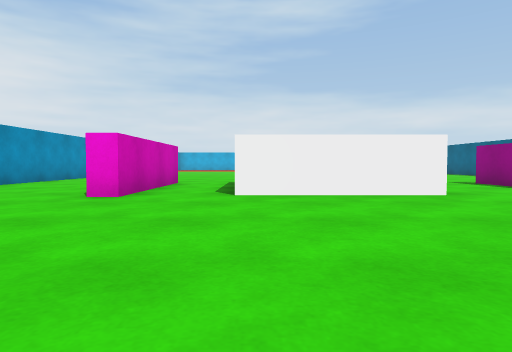
view 1 (above)

20 first-person views from a walk through a scene from a Unity 3-D project. The camera is 0.51 m above the floor, tilts 2° down and sees 75° across. The floor is counted in squares, 1 m on a side. Each view is taken from the middle of a square. On the plan, view 1 faces up. The plan holds only what a view shows up to about 9 squares ahead; the rest is blank. The place goes on beyond the plan. The player character is not drawn. Surface patterns are stand-ins for the level's own textures.

view 2
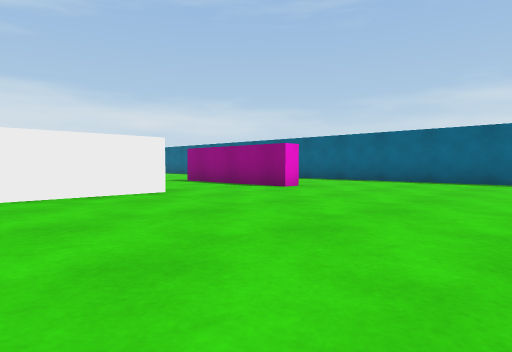

view 3
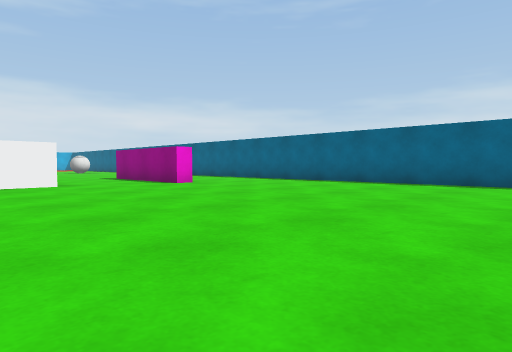

view 4
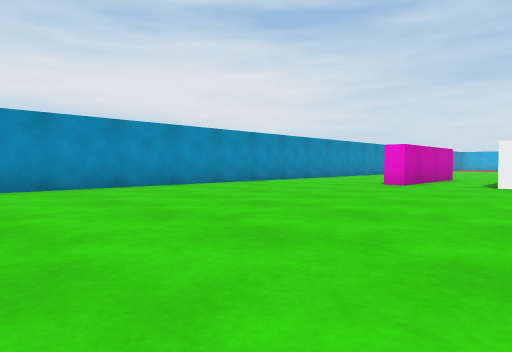

view 5
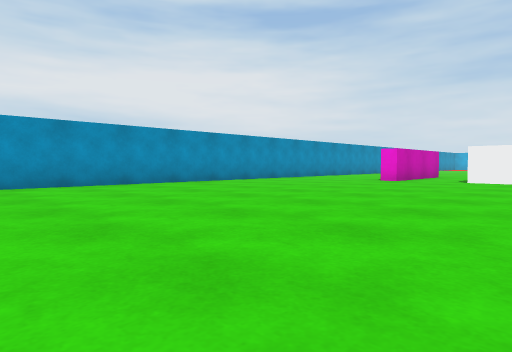

view 6
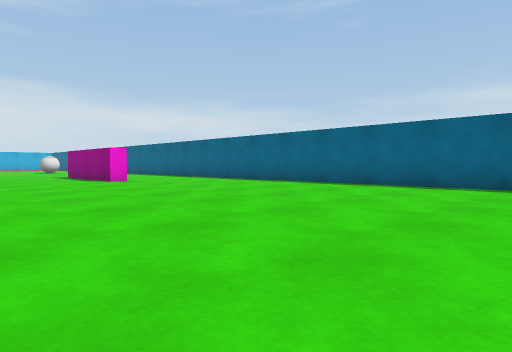

view 7
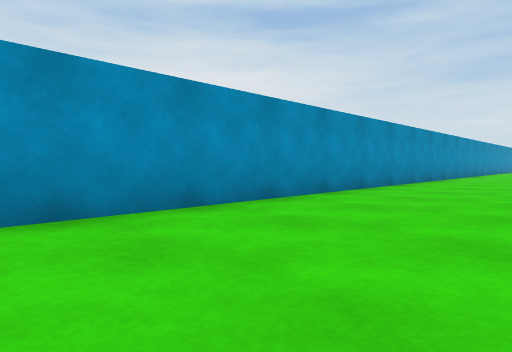

view 8
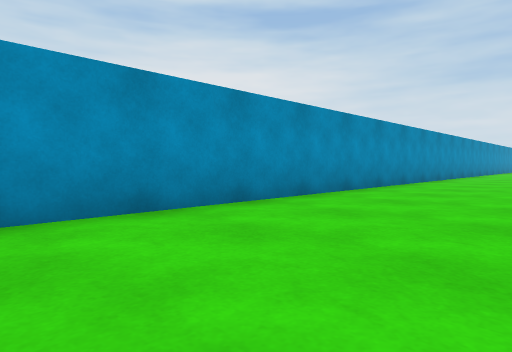

view 9
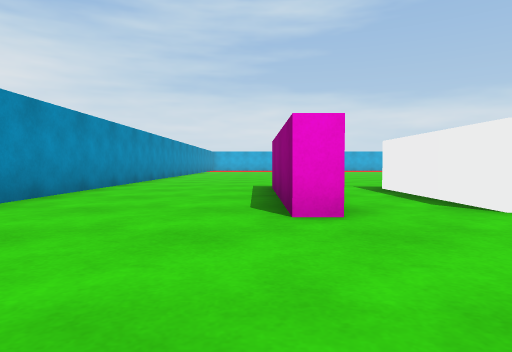

view 10
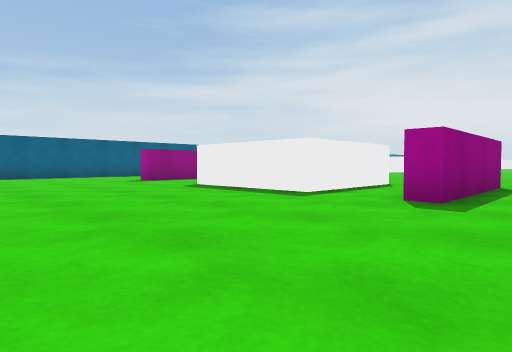

view 11
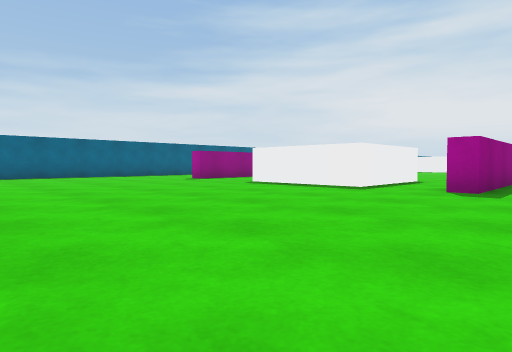

view 12
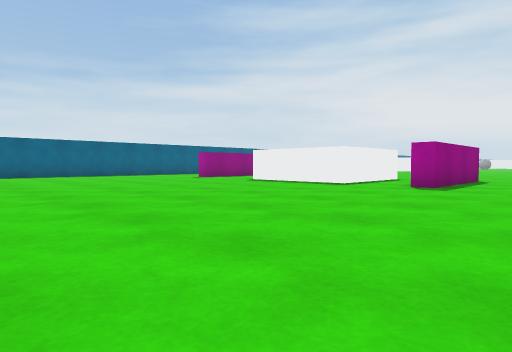

view 13
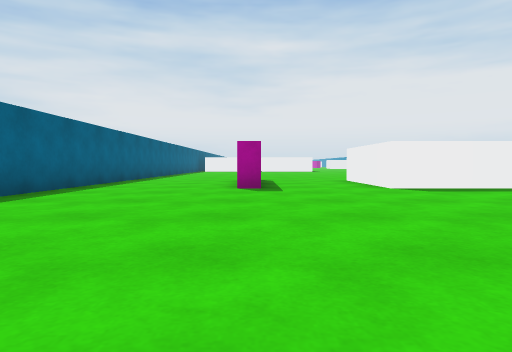

view 14
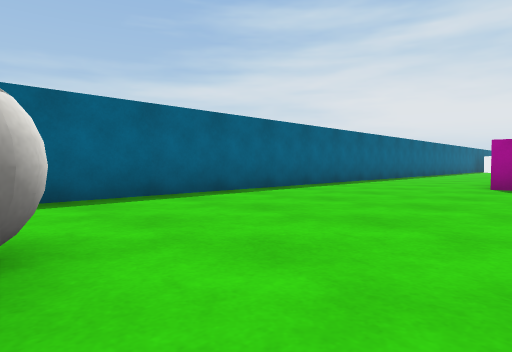

view 15
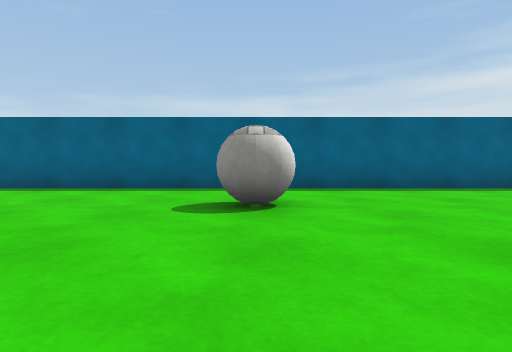

view 16
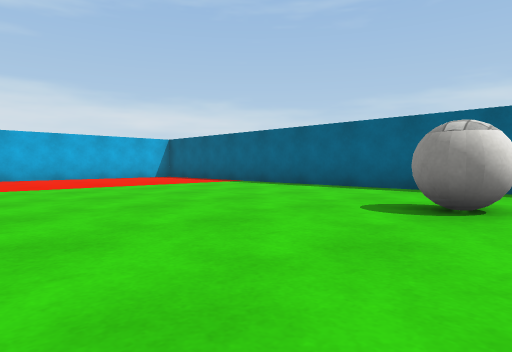

view 17
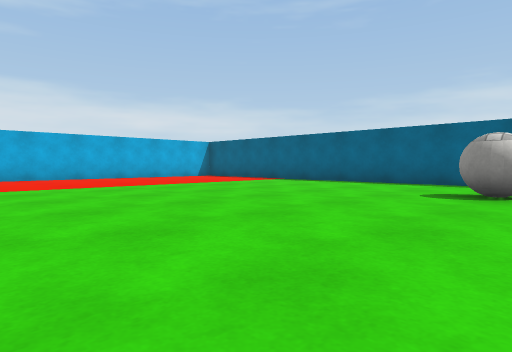

view 18
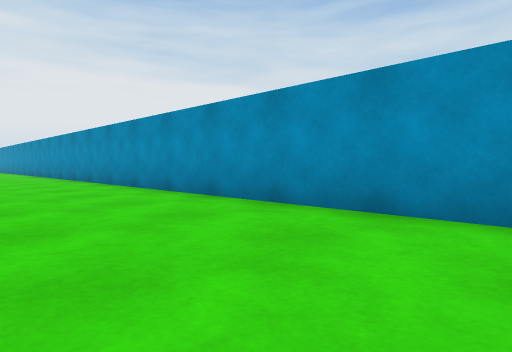

view 19
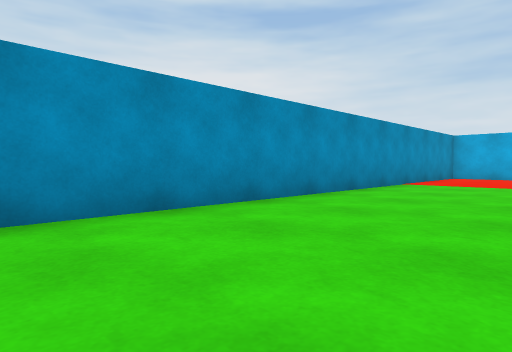

view 20
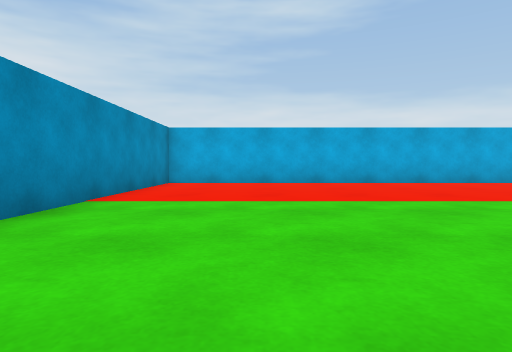

### Floor plan
Key: @ floor where view 1 was taken; # wall or solid block; . floor; B white block; A ball.
Columns run from 7 left of view 1 to 10 right of it. Each row starts with its distance up from view 1.
 28 ###########
 27 #..........
 26 #.............
 25 #..............
 24 #....... .......
 23 #......  ........
 22 #......  ........#
 21 #.....   ........#
 20 #....   .........#
 19 #....   .........#
 18 #....   .........#
 17 #...... ......A..#
 16 #................#
 15 #................#
 14 #................#
 13 #................#
 12 #................#
 11 #................#
 10 #................#
  9 #...#..BBBB......#
  8 #...#..B  B..#...#
  7 #...#..B  B..#...#
  6 #...#..BBBB..#.
  5 #............#..
  4 #................
  3 #................#
  2 #................#
  1 #................#
  0 #......@.........#
 -1 #................#
 -2 #................#
 -3 #................#
 -4 #................#
 -5 #.............

Positions as (right, up) in squares from view 1, and headings:
1: (0, 0), facing up
2: (0, 0), facing up-right
3: (1, -3), facing up-right
4: (1, -3), facing up-left
5: (2, -5), facing up-left
6: (2, -5), facing up-right
7: (-3, -5), facing up-left
8: (-3, -3), facing up-left
9: (-3, 2), facing up
10: (-4, 14), facing down-right
11: (-4, 16), facing down-right
12: (-5, 17), facing down-right
13: (6, 16), facing down
14: (5, 17), facing down-right
15: (3, 17), facing right
16: (3, 16), facing up-right
17: (1, 16), facing up-right
18: (-3, 17), facing down-left
19: (-3, 15), facing up-left
20: (-4, 19), facing up
